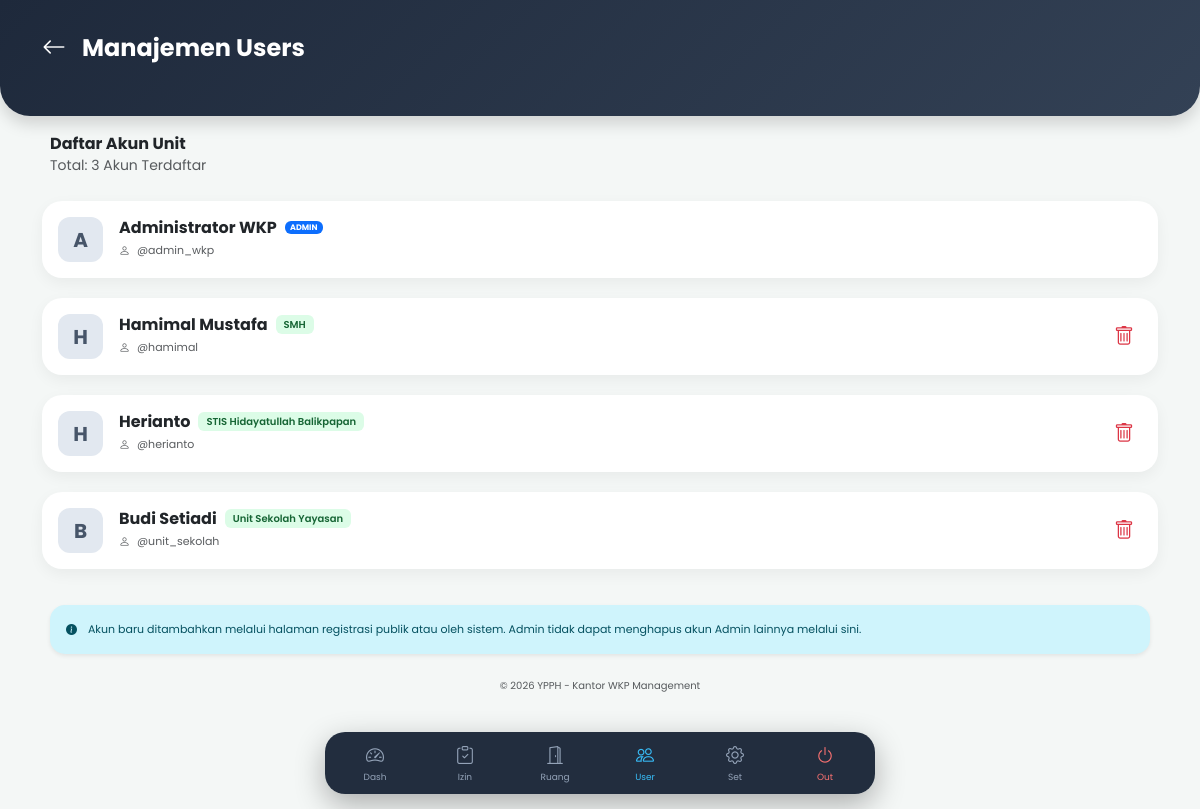
Before: /admin/users.php (signed in) with the older database file.
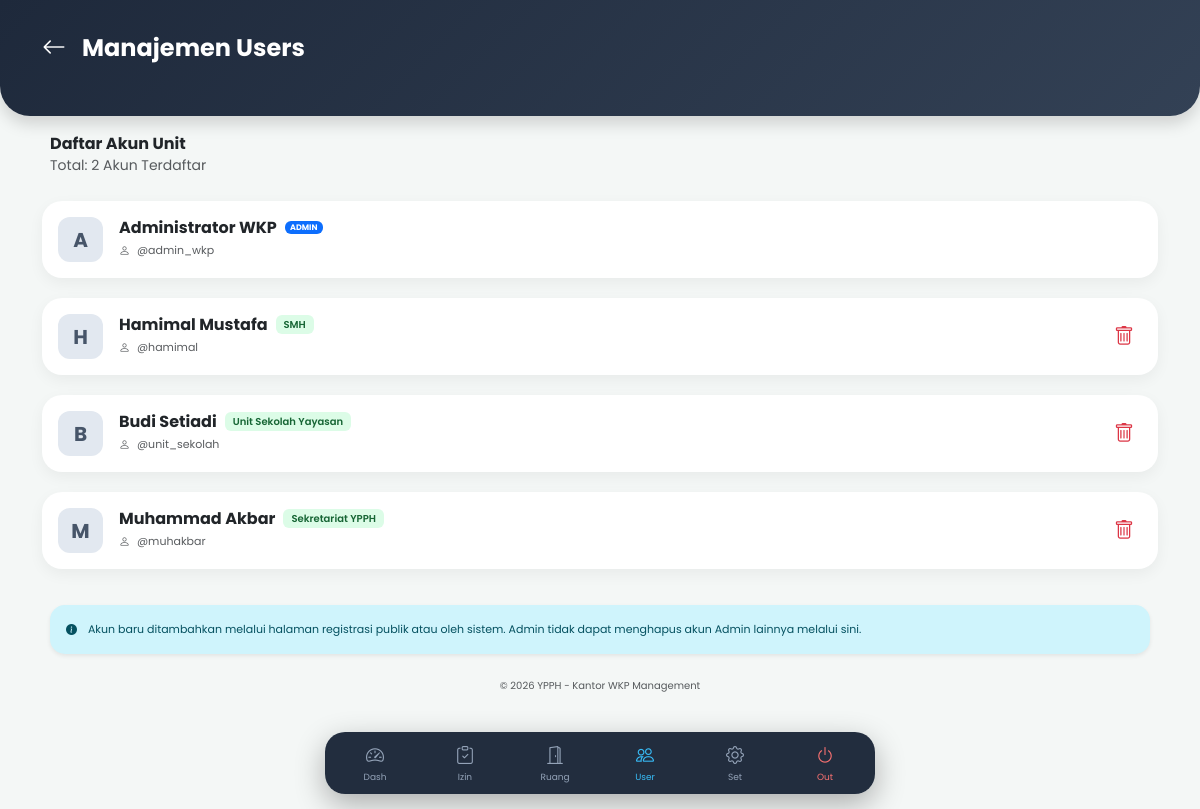
After: the same page with the newer database file.
### tables this page shows
CREATE TABLE `users` (
  `id` int NOT NULL,
  `username` varchar(50) NOT NULL,
  `password` varchar(255) NOT NULL,
  `nama_lengkap` varchar(100) NOT NULL,
  `unit` varchar(100) DEFAULT NULL,
  `no_wa` varchar(20) DEFAULT NULL,
  `role` enum('admin','user','admin_kendaraan') DEFAULT 'user',
  `created_at` timestamp NULL DEFAULT CURRENT_TIMESTAMP
);

### admin/users.php (the view, shortened to what this page needs)
<?php
include '../config/koneksi.php';
$count_user = mysqli_num_rows(mysqli_query($koneksi, "SELECT id FROM users WHERE role='user'"));
?>
<!DOCTYPE html>
<html lang="id">
<head>
    <link href="https://cdn.jsdelivr.net/npm/bootstrap@5.3.0/dist/css/bootstrap.min.css" rel="stylesheet">
    <link rel="stylesheet" href="https://cdn.jsdelivr.net/npm/bootstrap-icons@1.11.1/font/bootstrap-icons.css">
</head>
<body>
    <div class="header-section shadow">
        <div class="container d-flex align-items-center">
            <a href="index.php" class="text-white me-3 fs-4"><i class="bi bi-arrow-left"></i></a>
            <h4 class="fw-bold mb-0">Manajemen Users</h4>
        </div>
    </div>
    <div class="container mt-5">
        <div class="px-2 mb-4">
            <h6 class="fw-bold mb-0 text-dark">Daftar Akun Unit</h6>
            <small class="text-muted small">Total: <?php echo $count_user; ?> Akun Terdaftar</small>
        </div>
        <div class="row g-2">
            <?php
            $data = mysqli_query($koneksi, "SELECT * FROM users ORDER BY role ASC, unit ASC");
            while($u = mysqli_fetch_array($data)){
                $inisial = strtoupper(substr($u['nama_lengkap'], 0, 1));
            ?>
            <div class="col-12">
                <div class="card user-card">
                    <div class="card-body p-3">
                        <div class="d-flex align-items-center">
                            <div class="avatar-box me-3">
                                <?php echo $inisial; ?>
                            </div>
                            <div class="flex-grow-1">
                                <div class="d-flex align-items-center">
                                    <h6 class="fw-bold mb-0 me-2"><?php echo $u['nama_lengkap']; ?></h6>
                                    <?php if($u['role'] == 'admin') { ?>
                                        <span class="badge bg-primary text-white" style="font-size: 8px;">ADMIN</span>
                                    <?php } else { ?>
                                        <span class="unit-label"><?php echo $u['unit']; ?></span>
                                    <?php } ?>
                                </div>
                                <small class="text-muted" style="font-size: 11px;">
                                    <i class="bi bi-person me-1"></i> @<?php echo $u['username']; ?>
                                </small>
                            </div>
                            <?php if($u['role'] != 'admin') { ?>
                            <div class="text-end">
                                <a href="user_aksi.php?hapus=<?php echo $u['id']; ?>" class="btn btn-outline-danger border-0 btn-sm" onclick="return confirm('Hapus akun unit ini?')">
                                    <i class="bi bi-trash fs-5"></i>
                                </a>
                            </div>
                            <?php } ?>
                        </div>
                    </div>
                </div>
            </div>
            <?php } ?>
        </div>
        <div class="alert alert-info mx-2 mt-4 border-0 shadow-sm" style="border-radius: 15px; font-size: 11px;">
            <i class="bi bi-info-circle-fill me-2"></i> Akun baru ditambahkan melalui halaman registrasi publik atau oleh sistem. Admin tidak dapat menghapus akun Admin lainnya melalui sini.
        </div>
        <div class="text-center mt-4">
            <p class="text-muted" style="font-size: 10px;">&copy; 2026 YPPH - Kantor WKP Management</p>
        </div>
    </div>
    <?php include 'navbar.php'; ?>
</body>
</html>

Changed rows visible on the page:
removed users: nama_lengkap "H", nama_lengkap "Herianto", unit "STIS Hidayatullah Balikpapan", username "herianto"
added users: nama_lengkap "M", nama_lengkap "Muhammad Akbar", unit "Sekretariat YPPH", username "muhakbar"
Other visible differences:
$count_user: "3" → "2"
